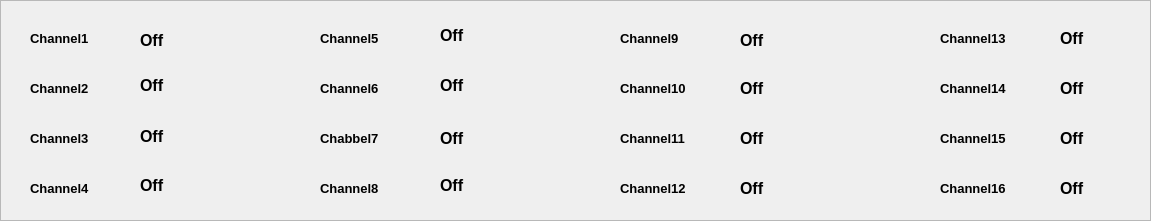
   <widget class="QFrame" name="frame_2">
    <property name="geometry">
     <rect>
      <x>30</x>
      <y>610</y>
      <width>1151</width>
      <height>221</height>
     </rect>
    </property>
    <property name="frameShape">
     <enum>QFrame::StyledPanel</enum>
    </property>
    <property name="frameShadow">
     <enum>QFrame::Plain</enum>
    </property>
    <widget class="QFrame" name="frame_22">
     <property name="geometry">
      <rect>
       <x>10</x>
       <y>10</y>
       <width>221</width>
       <height>201</height>
      </rect>
     </property>
     <property name="font">
      <font>
       <pointsize>12</pointsize>
       <weight>75</weight>
       <bold>true</bold>
      </font>
     </property>
     <property name="frameShape">
      <enum>QFrame::NoFrame</enum>
     </property>
     <property name="frameShadow">
      <enum>QFrame::Plain</enum>
     </property>
     <widget class="QFrame" name="frame_23">
      <property name="geometry">
       <rect>
        <x>10</x>
        <y>10</y>
        <width>201</width>
        <height>31</height>
       </rect>
      </property>
      <property name="frameShape">
       <enum>QFrame::NoFrame</enum>
      </property>
      <property name="frameShadow">
       <enum>QFrame::Plain</enum>
      </property>
      <widget class="QLabel" name="dev1">
       <property name="geometry">
        <rect>
         <x>10</x>
         <y>10</y>
         <width>81</width>
         <height>16</height>
        </rect>
       </property>
       <property name="font">
        <font>
         <pointsize>10</pointsize>
         <weight>75</weight>
         <bold>true</bold>
        </font>
       </property>
       <property name="text">
        <string>Channel1</string>
       </property>
      </widget>
      <widget class="QLabel" name="satus1">
       <property name="geometry">
        <rect>
         <x>120</x>
         <y>10</y>
         <width>55</width>
         <height>21</height>
        </rect>
       </property>
       <property name="text">
        <string>Off</string>
       </property>
      </widget>
     </widget>
     <widget class="QFrame" name="frame_24">
      <property name="geometry">
       <rect>
        <x>10</x>
        <y>60</y>
        <width>201</width>
        <height>31</height>
       </rect>
      </property>
      <property name="frameShape">
       <enum>QFrame::NoFrame</enum>
      </property>
      <property name="frameShadow">
       <enum>QFrame::Plain</enum>
      </property>
      <widget class="QLabel" name="dev2">
       <property name="geometry">
        <rect>
         <x>10</x>
         <y>10</y>
         <width>81</width>
         <height>16</height>
        </rect>
       </property>
       <property name="font">
        <font>
         <pointsize>10</pointsize>
         <weight>75</weight>
         <bold>true</bold>
        </font>
       </property>
       <property name="text">
        <string>Channel2</string>
       </property>
      </widget>
      <widget class="QLabel" name="satus2">
       <property name="geometry">
        <rect>
         <x>120</x>
         <y>0</y>
         <width>55</width>
         <height>31</height>
        </rect>
       </property>
       <property name="text">
        <string>Off</string>
       </property>
      </widget>
     </widget>
     <widget class="QFrame" name="frame_25">
      <property name="geometry">
       <rect>
        <x>10</x>
        <y>110</y>
        <width>201</width>
        <height>31</height>
       </rect>
      </property>
      <property name="frameShape">
       <enum>QFrame::NoFrame</enum>
      </property>
      <property name="frameShadow">
       <enum>QFrame::Plain</enum>
      </property>
      <widget class="QLabel" name="dev3">
       <property name="geometry">
        <rect>
         <x>10</x>
         <y>10</y>
         <width>81</width>
         <height>16</height>
        </rect>
       </property>
       <property name="font">
        <font>
         <pointsize>10</pointsize>
         <weight>75</weight>
         <bold>true</bold>
        </font>
       </property>
       <property name="text">
        <string>Channel3</string>
       </property>
      </widget>
      <widget class="QLabel" name="satus3">
       <property name="geometry">
        <rect>
         <x>120</x>
         <y>6</y>
         <width>55</width>
         <height>20</height>
        </rect>
       </property>
       <property name="text">
        <string>Off</string>
       </property>
      </widget>
     </widget>
     <widget class="QFrame" name="frame_26">
      <property name="geometry">
       <rect>
        <x>10</x>
        <y>160</y>
        <width>201</width>
        <height>31</height>
       </rect>
      </property>
      <property name="frameShape">
       <enum>QFrame::NoFrame</enum>
      </property>
      <property name="frameShadow">
       <enum>QFrame::Plain</enum>
      </property>
      <widget class="QLabel" name="dev4">
       <property name="geometry">
        <rect>
         <x>10</x>
         <y>10</y>
         <width>81</width>
         <height>16</height>
        </rect>
       </property>
       <property name="font">
        <font>
         <pointsize>10</pointsize>
         <weight>75</weight>
         <bold>true</bold>
        </font>
       </property>
       <property name="text">
        <string>Channel4</string>
       </property>
      </widget>
      <widget class="QLabel" name="satus4">
       <property name="geometry">
        <rect>
         <x>120</x>
         <y>5</y>
         <width>55</width>
         <height>21</height>
        </rect>
       </property>
       <property name="text">
        <string>Off</string>
       </property>
      </widget>
     </widget>
    </widget>
    <widget class="QFrame" name="frame_27">
     <property name="geometry">
      <rect>
       <x>300</x>
       <y>10</y>
       <width>221</width>
       <height>201</height>
      </rect>
     </property>
     <property name="font">
      <font>
       <pointsize>12</pointsize>
       <weight>75</weight>
       <bold>true</bold>
      </font>
     </property>
     <property name="frameShape">
      <enum>QFrame::NoFrame</enum>
     </property>
     <property name="frameShadow">
      <enum>QFrame::Plain</enum>
     </property>
     <widget class="QFrame" name="frame_28">
      <property name="geometry">
       <rect>
        <x>10</x>
        <y>10</y>
        <width>201</width>
        <height>31</height>
       </rect>
      </property>
      <property name="frameShape">
       <enum>QFrame::NoFrame</enum>
      </property>
      <property name="frameShadow">
       <enum>QFrame::Plain</enum>
      </property>
      <widget class="QLabel" name="dev5">
       <property name="geometry">
        <rect>
         <x>10</x>
         <y>10</y>
         <width>81</width>
         <height>16</height>
        </rect>
       </property>
       <property name="font">
        <font>
         <pointsize>10</pointsize>
         <weight>75</weight>
         <bold>true</bold>
        </font>
       </property>
       <property name="text">
        <string>Channel5</string>
       </property>
      </widget>
      <widget class="QLabel" name="satus5">
       <property name="geometry">
        <rect>
         <x>130</x>
         <y>5</y>
         <width>55</width>
         <height>21</height>
        </rect>
       </property>
       <property name="text">
        <string>Off</string>
       </property>
      </widget>
     </widget>
     <widget class="QFrame" name="frame_29">
      <property name="geometry">
       <rect>
        <x>10</x>
        <y>60</y>
        <width>201</width>
        <height>31</height>
       </rect>
      </property>
      <property name="frameShape">
       <enum>QFrame::NoFrame</enum>
      </property>
      <property name="frameShadow">
       <enum>QFrame::Plain</enum>
      </property>
      <widget class="QLabel" name="dev6">
       <property name="geometry">
        <rect>
         <x>10</x>
         <y>10</y>
         <width>81</width>
         <height>16</height>
        </rect>
       </property>
       <property name="font">
        <font>
         <pointsize>10</pointsize>
         <weight>75</weight>
         <bold>true</bold>
        </font>
       </property>
       <property name="text">
        <string>Channel6</string>
       </property>
      </widget>
      <widget class="QLabel" name="satus6">
       <property name="geometry">
        <rect>
         <x>130</x>
         <y>5</y>
         <width>55</width>
         <height>21</height>
        </rect>
       </property>
       <property name="text">
        <string>Off</string>
       </property>
      </widget>
     </widget>
     <widget class="QFrame" name="frame_30">
      <property name="geometry">
       <rect>
        <x>10</x>
        <y>110</y>
        <width>201</width>
        <height>31</height>
       </rect>
      </property>
      <property name="frameShape">
       <enum>QFrame::NoFrame</enum>
      </property>
      <property name="frameShadow">
       <enum>QFrame::Plain</enum>
      </property>
      <widget class="QLabel" name="dev7">
       <property name="geometry">
        <rect>
         <x>10</x>
         <y>10</y>
         <width>81</width>
         <height>16</height>
        </rect>
       </property>
       <property name="font">
        <font>
         <pointsize>10</pointsize>
         <weight>75</weight>
         <bold>true</bold>
        </font>
       </property>
       <property name="text">
        <string>Chabbel7</string>
       </property>
      </widget>
      <widget class="QLabel" name="satus7">
       <property name="geometry">
        <rect>
         <x>130</x>
         <y>10</y>
         <width>55</width>
         <height>16</height>
        </rect>
       </property>
       <property name="text">
        <string>Off</string>
       </property>
      </widget>
     </widget>
     <widget class="QFrame" name="frame_31">
      <property name="geometry">
       <rect>
        <x>10</x>
        <y>160</y>
        <width>201</width>
        <height>31</height>
       </rect>
      </property>
      <property name="frameShape">
       <enum>QFrame::NoFrame</enum>
      </property>
      <property name="frameShadow">
       <enum>QFrame::Plain</enum>
      </property>
      <widget class="QLabel" name="dev8">
       <property name="geometry">
        <rect>
         <x>10</x>
         <y>10</y>
         <width>81</width>
         <height>16</height>
        </rect>
       </property>
       <property name="font">
        <font>
         <pointsize>10</pointsize>
         <weight>75</weight>
         <bold>true</bold>
        </font>
       </property>
       <property name="text">
        <string>Channel8</string>
       </property>
      </widget>
      <widget class="QLabel" name="satus8">
       <property name="geometry">
        <rect>
         <x>130</x>
         <y>5</y>
         <width>55</width>
         <height>21</height>
        </rect>
       </property>
       <property name="text">
        <string>Off</string>
       </property>
      </widget>
     </widget>
    </widget>
    <widget class="QFrame" name="frame_32">
     <property name="geometry">
      <rect>
       <x>600</x>
       <y>10</y>
       <width>221</width>
       <height>201</height>
      </rect>
     </property>
     <property name="font">
      <font>
       <pointsize>12</pointsize>
       <weight>75</weight>
       <bold>true</bold>
      </font>
     </property>
     <property name="frameShape">
      <enum>QFrame::NoFrame</enum>
     </property>
     <property name="frameShadow">
      <enum>QFrame::Plain</enum>
     </property>
     <widget class="QFrame" name="frame_33">
      <property name="geometry">
       <rect>
        <x>10</x>
        <y>10</y>
        <width>201</width>
        <height>31</height>
       </rect>
      </property>
      <property name="frameShape">
       <enum>QFrame::NoFrame</enum>
      </property>
      <property name="frameShadow">
       <enum>QFrame::Plain</enum>
      </property>
      <widget class="QLabel" name="dev9">
       <property name="geometry">
        <rect>
         <x>10</x>
         <y>10</y>
         <width>81</width>
         <height>16</height>
        </rect>
       </property>
       <property name="font">
        <font>
         <pointsize>10</pointsize>
         <weight>75</weight>
         <bold>true</bold>
        </font>
       </property>
       <property name="text">
        <string>Channel9</string>
       </property>
      </widget>
      <widget class="QLabel" name="satus9">
       <property name="geometry">
        <rect>
         <x>130</x>
         <y>10</y>
         <width>55</width>
         <height>21</height>
        </rect>
       </property>
       <property name="text">
        <string>Off</string>
       </property>
      </widget>
     </widget>
     <widget class="QFrame" name="frame_34">
      <property name="geometry">
       <rect>
        <x>10</x>
        <y>60</y>
        <width>201</width>
        <height>31</height>
       </rect>
      </property>
      <property name="frameShape">
       <enum>QFrame::NoFrame</enum>
      </property>
      <property name="frameShadow">
       <enum>QFrame::Plain</enum>
      </property>
      <widget class="QLabel" name="dev10">
       <property name="geometry">
        <rect>
         <x>10</x>
         <y>10</y>
         <width>101</width>
         <height>16</height>
        </rect>
       </property>
       <property name="font">
        <font>
         <pointsize>10</pointsize>
         <weight>75</weight>
         <bold>true</bold>
        </font>
       </property>
       <property name="text">
        <string>Channel10</string>
       </property>
      </widget>
      <widget class="QLabel" name="satus10">
       <property name="geometry">
        <rect>
         <x>130</x>
         <y>10</y>
         <width>55</width>
         <height>16</height>
        </rect>
       </property>
       <property name="text">
        <string>Off</string>
       </property>
      </widget>
     </widget>
     <widget class="QFrame" name="frame_35">
      <property name="geometry">
       <rect>
        <x>10</x>
        <y>110</y>
        <width>201</width>
        <height>31</height>
       </rect>
      </property>
      <property name="frameShape">
       <enum>QFrame::NoFrame</enum>
      </property>
      <property name="frameShadow">
       <enum>QFrame::Plain</enum>
      </property>
      <widget class="QLabel" name="dev11">
       <property name="geometry">
        <rect>
         <x>10</x>
         <y>10</y>
         <width>101</width>
         <height>16</height>
        </rect>
       </property>
       <property name="font">
        <font>
         <pointsize>10</pointsize>
         <weight>75</weight>
         <bold>true</bold>
        </font>
       </property>
       <property name="text">
        <string>Channel11</string>
       </property>
      </widget>
      <widget class="QLabel" name="satus11">
       <property name="geometry">
        <rect>
         <x>130</x>
         <y>10</y>
         <width>55</width>
         <height>16</height>
        </rect>
       </property>
       <property name="text">
        <string>Off</string>
       </property>
      </widget>
     </widget>
     <widget class="QFrame" name="frame_36">
      <property name="geometry">
       <rect>
        <x>10</x>
        <y>160</y>
        <width>201</width>
        <height>31</height>
       </rect>
      </property>
      <property name="frameShape">
       <enum>QFrame::NoFrame</enum>
      </property>
      <property name="frameShadow">
       <enum>QFrame::Plain</enum>
      </property>
      <widget class="QLabel" name="dev12">
       <property name="geometry">
        <rect>
         <x>10</x>
         <y>10</y>
         <width>101</width>
         <height>16</height>
        </rect>
       </property>
       <property name="font">
        <font>
         <pointsize>10</pointsize>
         <weight>75</weight>
         <bold>true</bold>
        </font>
       </property>
       <property name="text">
        <string>Channel12</string>
       </property>
      </widget>
      <widget class="QLabel" name="satus12">
       <property name="geometry">
        <rect>
         <x>130</x>
         <y>10</y>
         <width>55</width>
         <height>16</height>
        </rect>
       </property>
       <property name="text">
        <string>Off</string>
       </property>
      </widget>
     </widget>
    </widget>
    <widget class="QFrame" name="frame_37">
     <property name="geometry">
      <rect>
       <x>920</x>
       <y>10</y>
       <width>221</width>
       <height>201</height>
      </rect>
     </property>
     <property name="font">
      <font>
       <pointsize>12</pointsize>
       <weight>75</weight>
       <bold>true</bold>
      </font>
     </property>
     <property name="frameShape">
      <enum>QFrame::NoFrame</enum>
     </property>
     <property name="frameShadow">
      <enum>QFrame::Plain</enum>
     </property>
     <widget class="QFrame" name="frame_38">
      <property name="geometry">
       <rect>
        <x>10</x>
        <y>10</y>
        <width>201</width>
        <height>31</height>
       </rect>
      </property>
      <property name="frameShape">
       <enum>QFrame::NoFrame</enum>
      </property>
      <property name="frameShadow">
       <enum>QFrame::Plain</enum>
      </property>
      <widget class="QLabel" name="dev13">
       <property name="geometry">
        <rect>
         <x>10</x>
         <y>10</y>
         <width>101</width>
         <height>16</height>
        </rect>
       </property>
       <property name="font">
        <font>
         <pointsize>10</pointsize>
         <weight>75</weight>
         <bold>true</bold>
        </font>
       </property>
       <property name="text">
        <string>Channel13</string>
       </property>
      </widget>
      <widget class="QLabel" name="satus13">
       <property name="geometry">
        <rect>
         <x>130</x>
         <y>10</y>
         <width>55</width>
         <height>16</height>
        </rect>
       </property>
       <property name="text">
        <string>Off</string>
       </property>
      </widget>
     </widget>
     <widget class="QFrame" name="frame_39">
      <property name="geometry">
       <rect>
        <x>10</x>
        <y>60</y>
        <width>201</width>
        <height>31</height>
       </rect>
      </property>
      <property name="frameShape">
       <enum>QFrame::NoFrame</enum>
      </property>
      <property name="frameShadow">
       <enum>QFrame::Plain</enum>
      </property>
      <widget class="QLabel" name="dev14">
       <property name="geometry">
        <rect>
         <x>10</x>
         <y>10</y>
         <width>101</width>
         <height>16</height>
        </rect>
       </property>
       <property name="font">
        <font>
         <pointsize>10</pointsize>
         <weight>75</weight>
         <bold>true</bold>
        </font>
       </property>
       <property name="text">
        <string>Channel14</string>
       </property>
      </widget>
      <widget class="QLabel" name="satus14">
       <property name="geometry">
        <rect>
         <x>130</x>
         <y>10</y>
         <width>55</width>
         <height>16</height>
        </rect>
       </property>
       <property name="text">
        <string>Off</string>
       </property>
      </widget>
     </widget>
     <widget class="QFrame" name="frame_40">
      <property name="geometry">
       <rect>
        <x>10</x>
        <y>110</y>
        <width>201</width>
        <height>31</height>
       </rect>
      </property>
      <property name="frameShape">
       <enum>QFrame::NoFrame</enum>
      </property>
      <property name="frameShadow">
       <enum>QFrame::Plain</enum>
      </property>
      <widget class="QLabel" name="dev15">
       <property name="geometry">
        <rect>
         <x>10</x>
         <y>10</y>
         <width>101</width>
         <height>16</height>
        </rect>
       </property>
       <property name="font">
        <font>
         <pointsize>10</pointsize>
         <weight>75</weight>
         <bold>true</bold>
        </font>
       </property>
       <property name="text">
        <string>Channel15</string>
       </property>
      </widget>
      <widget class="QLabel" name="satus15">
       <property name="geometry">
        <rect>
         <x>130</x>
         <y>10</y>
         <width>55</width>
         <height>16</height>
        </rect>
       </property>
       <property name="text">
        <string>Off</string>
       </property>
      </widget>
     </widget>
     <widget class="QFrame" name="frame_41">
      <property name="geometry">
       <rect>
        <x>10</x>
        <y>160</y>
        <width>201</width>
        <height>31</height>
       </rect>
      </property>
      <property name="frameShape">
       <enum>QFrame::NoFrame</enum>
      </property>
      <property name="frameShadow">
       <enum>QFrame::Plain</enum>
      </property>
      <widget class="QLabel" name="dev16">
       <property name="geometry">
        <rect>
         <x>10</x>
         <y>10</y>
         <width>101</width>
         <height>16</height>
        </rect>
       </property>
       <property name="font">
        <font>
         <pointsize>10</pointsize>
         <weight>75</weight>
         <bold>true</bold>
        </font>
       </property>
       <property name="text">
        <string>Channel16</string>
       </property>
      </widget>
      <widget class="QLabel" name="satus16">
       <property name="geometry">
        <rect>
         <x>130</x>
         <y>10</y>
         <width>55</width>
         <height>16</height>
        </rect>
       </property>
       <property name="text">
        <string>Off</string>
       </property>
      </widget>
     </widget>
    </widget>
   </widget>
